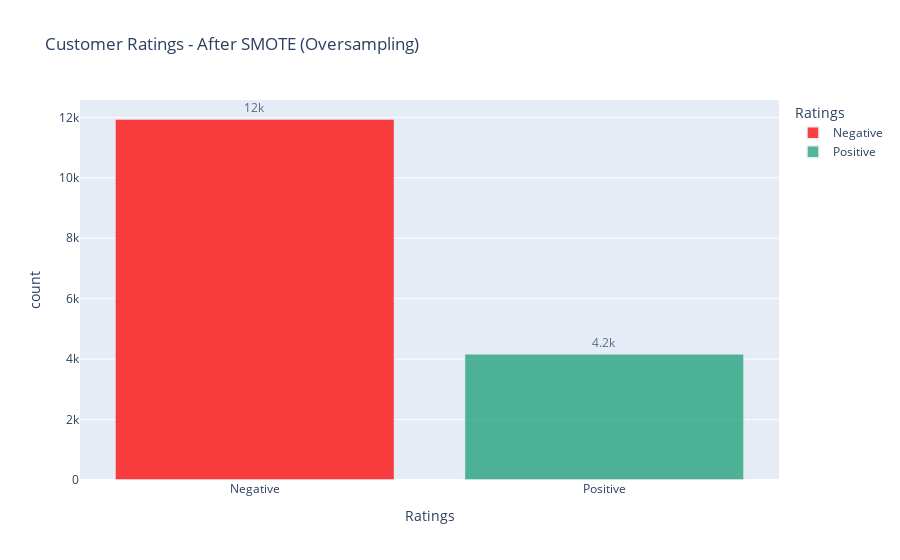

Notebook code cell kept with this figure:
### Markdown cell above
## Checking for Class Imbalance after SMOTE with ENN

### Code cell
# create a data frame to count the number of customer reviews by products and also rename a column as count
rating_counts = pd.DataFrame(pd.DataFrame(Y_train_smote).rename(columns = {0:'review_star'}).value_counts()).reset_index().rename( \
    columns={'review_star': 'Ratings', 0:'count'})

# add a sort index
rating_counts['Ratings_for_sorting'] = rating_counts['Ratings']

# convert ratings to str type for visualization
rating_counts['Ratings'] = rating_counts['Ratings'].astype(str)

# Sort order by custom column and display 
rating_counts.sort_values(by=['Ratings_for_sorting'], inplace = True)

# use plotly to create a bar graph of number of reviews by brand and using customized color coding 
fig = px.bar(rating_counts, x="Ratings", y="count", color="Ratings", 
             title= "Customer Ratings - After SMOTE (Oversampling)", text_auto = '.2s', 
             color_discrete_map={'Negative':'red',  'Positive':'rgb(27,158,119)'})

# figure customization
fig.update_traces(textfont_size=12, textangle=0, textposition="outside", cliponaxis=False,
 marker_line_width=1.5, opacity = 0.75)

### Figure 1 — Plotly figure (JSON) as saved in the notebook; plotly's stock layout.template omitted (floating-point values rounded to 4 significant figures)
{"data": [{"alignmentgroup": "True", "cliponaxis": false, "hovertemplate": "Ratings=%{x}<br>count=%{y}<extra></extra>", "legendgroup": "Negative", "marker": {"color": "red", "line": {"width": 1.5}, "pattern": {"shape": ""}}, "name": "Negative", "offsetgroup": "Negative", "opacity": 0.75, "orientation": "v", "showlegend": true, "textangle": 0, "textfont": {"size": 12}, "textposition": "outside", "texttemplate": "%{y:.2s}", "type": "bar", "x": ["Negative"], "xaxis": "x", "y": [11946], "yaxis": "y"}, {"alignmentgroup": "True", "cliponaxis": false, "hovertemplate": "Ratings=%{x}<br>count=%{y}<extra></extra>", "legendgroup": "Positive", "marker": {"color": "rgb(27,158,119)", "line": {"width": 1.5}, "pattern": {"shape": ""}}, "name": "Positive", "offsetgroup": "Positive", "opacity": 0.75, "orientation": "v", "showlegend": true, "textangle": 0, "textfont": {"size": 12}, "textposition": "outside", "texttemplate": "%{y:.2s}", "type": "bar", "x": ["Positive"], "xaxis": "x", "y": [4176], "yaxis": "y"}], "layout": {"barmode": "relative", "legend": {"title": {"text": "Ratings"}, "tracegroupgap": 0}, "title": {"text": "Customer Ratings - After SMOTE (Oversampling)"}, "xaxis": {"anchor": "y", "categoryarray": ["Negative", "Positive"], "categoryorder": "array", "domain": [0, 1], "title": {"text": "Ratings"}}, "yaxis": {"anchor": "x", "domain": [0, 1], "title": {"text": "count"}}}}
